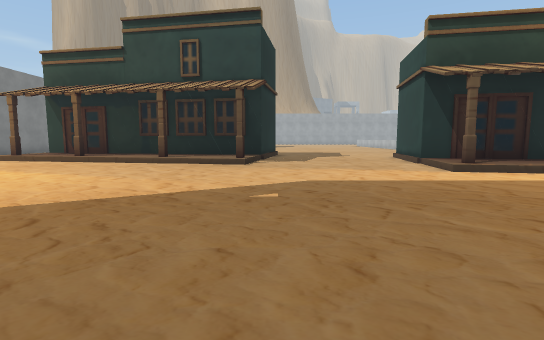
[1] (above)

24 first-person views from a walk through a Unity game level. The camera is 1.3 m above the floor, tilts 6° down and sees 85° across. The floor is counted in squares, 2 m on a side. Each view is taken from the middle of a square. On the plan, view 1 faces up. The plan holds only what a view shows up to about 9 squares ahead; the rest is blank. The place goes on beyond the plan. The player is left out. Some surface patterns are stand-ins.

[2]
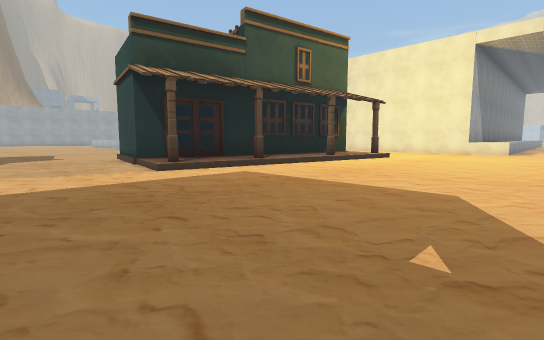

[3]
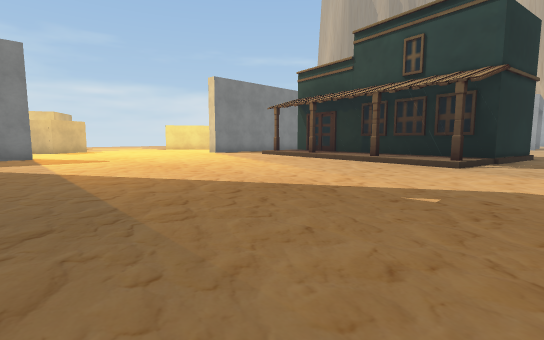

[4]
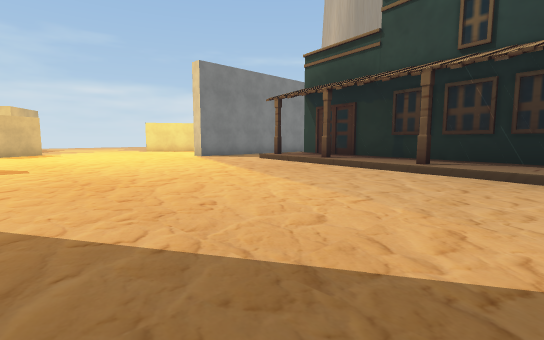

[5]
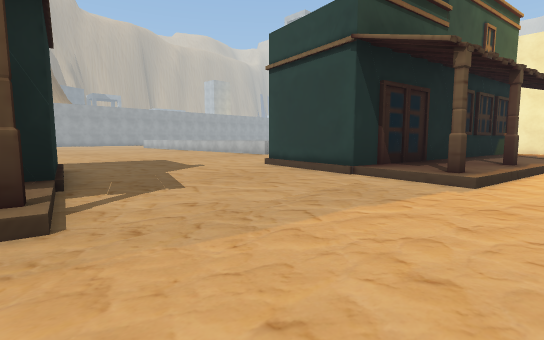

[6]
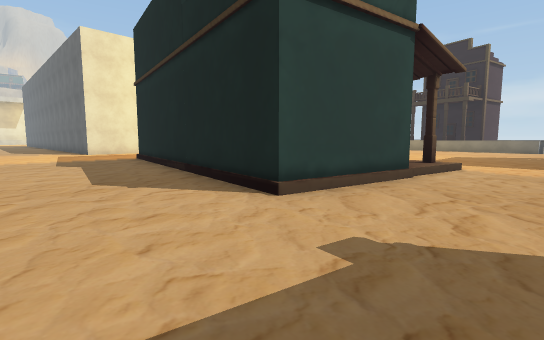

[7]
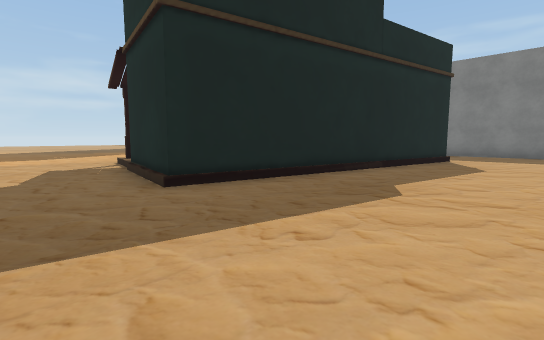

[8]
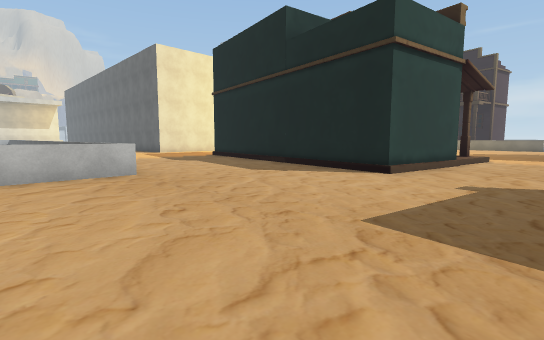

[9]
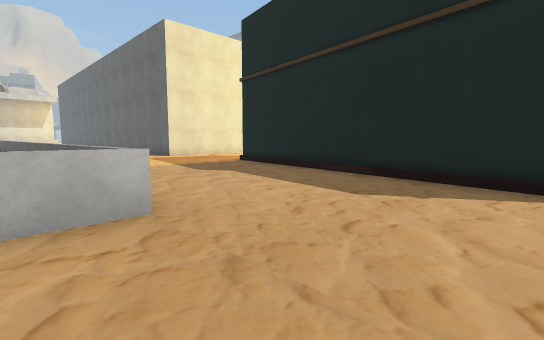

[10]
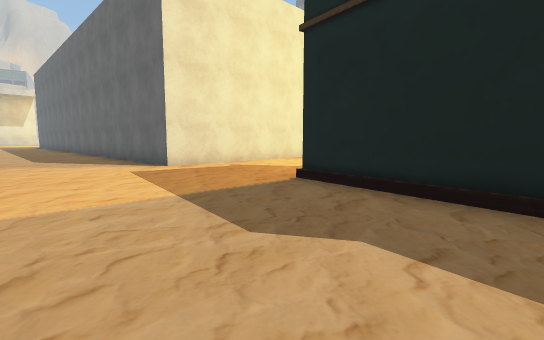

[11]
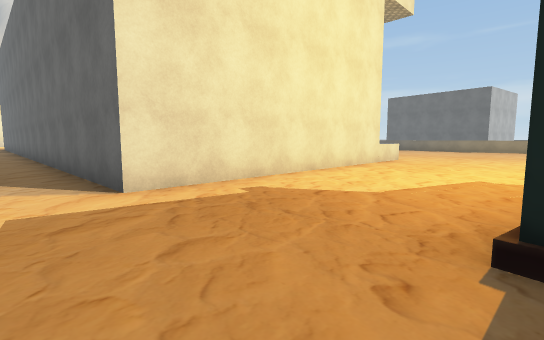

[12]
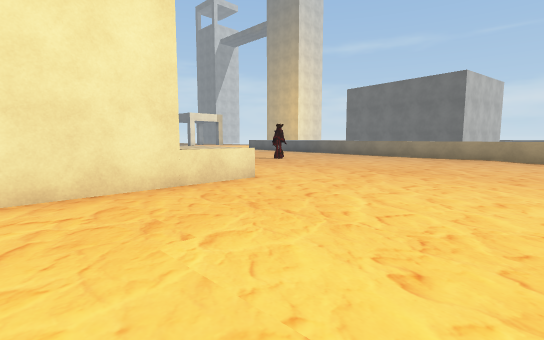

[13]
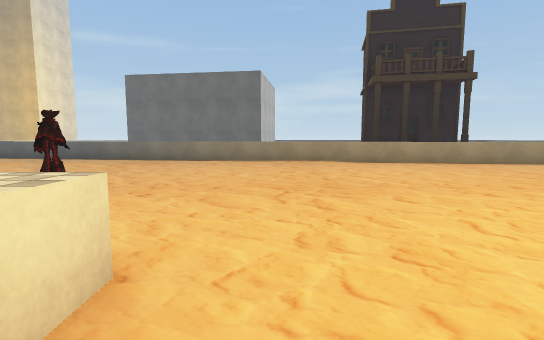

[14]
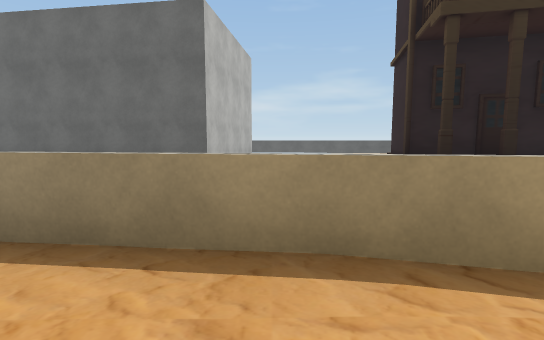

[15]
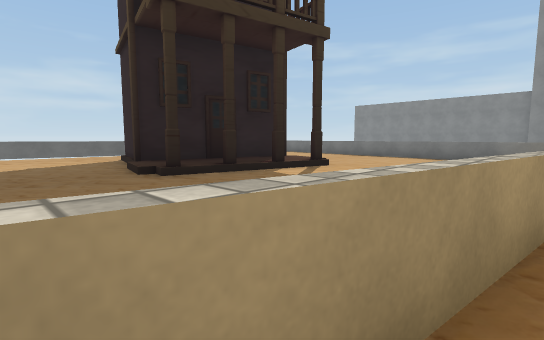

[16]
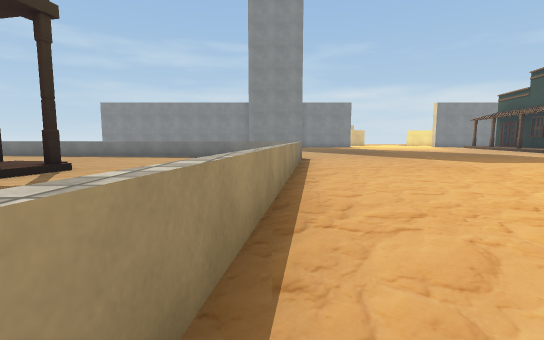

[17]
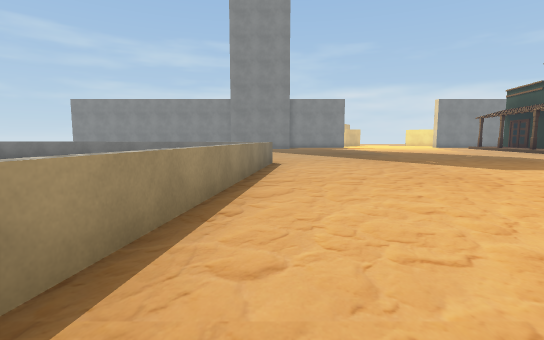

[18]
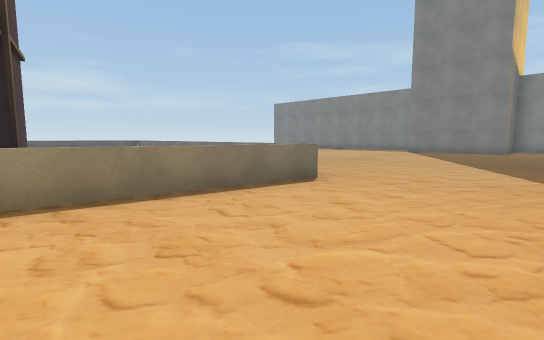

[19]
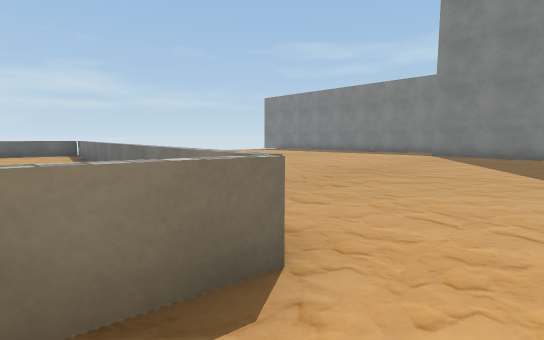

[20]
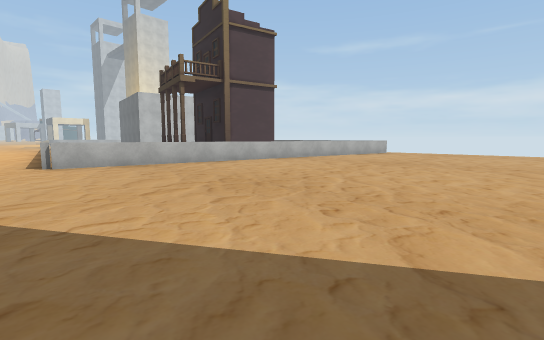

[21]
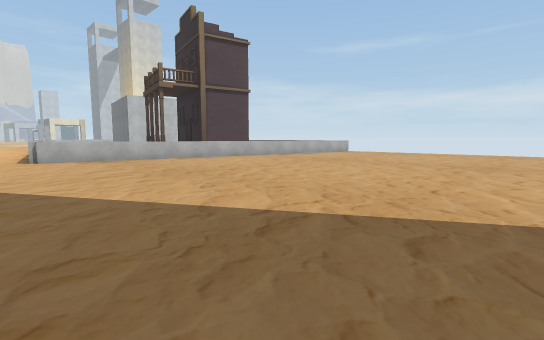

[22]
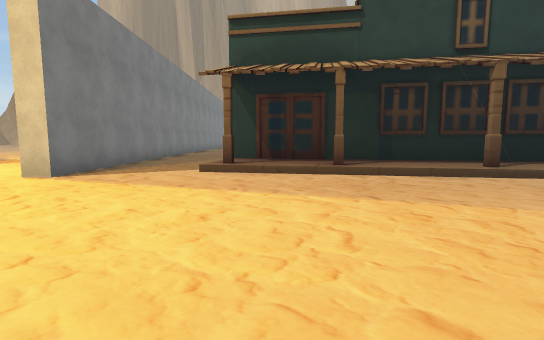

[23]
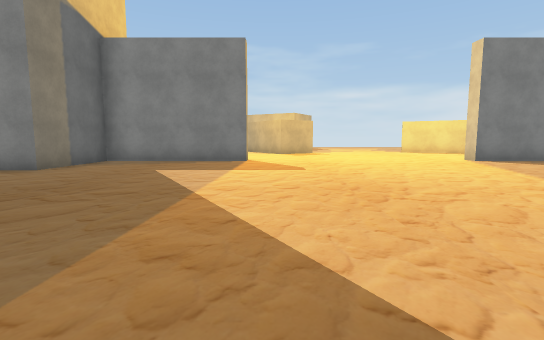

[24]
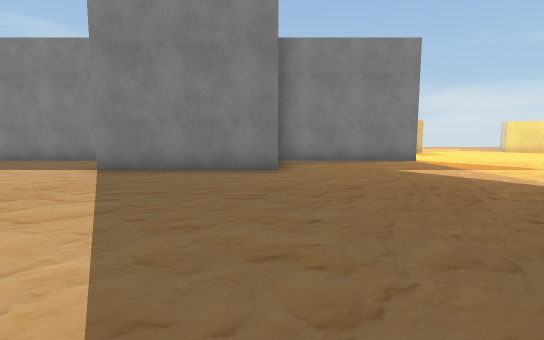

### Floor plan
Key: @ floor where view 1 was taken; # wall or solid block; . main floor; : floor 0.25 m higher than the main floor; / step, stairs or slope; = window, fence, low wall or low ledge; ^ raised ledge; O other object.
Columns run from 11 left of view 1 to 19 right of it. Each row starts with its distance up from view 1.
 16     ...............=
 15    ................=
 14    ................==========
 13     OOOO......................
 12 #..     OOOO...................
 11 #..OOOO    O...................
 10 #..    OOOO/....OOOO...........
  9 #..O:O     ....O  O OOOO...####
  8 #.....//O:O....OOOO     ...#
  7 .............../   OOOO/...#
  6 ...............O:O     ....#
  5 ..................//O O....#
  4 .....................  ....#
  3 ...................... ....#
  2 ...........................^^
  1 #............................
  0 #..........@..................
 -1 #.............................
 -2 #.............................#
 -3 #OOO...........................
 -4    O..........==...............
 -5    O..........= #======........
 -6    O..........=        #======.
 -7   ............=
 -8 #.............=.....
 -9 #............= ...O......
-10 #.  ........ = ...:OOO...
-11 #   .......  =   OO   ... #####
-12     ......   =   OOOOO... #   #
-13      ....    =   O   O... #
-14                      O...
-15                      O...
-16                       ..

Positions as (right, up) in squares from view 1, and headings:
1: (0, 0), facing up
2: (1, 0), facing up-right
3: (1, 0), facing up-left
4: (-1, 2), facing up-left
5: (-1, 5), facing up-right
6: (2, 13), facing down-right
7: (2, 16), facing down-left
8: (2, 16), facing down-right
9: (5, 15), facing down-right
10: (9, 13), facing down-right
11: (12, 11), facing down-right
12: (12, 5), facing down-right
13: (15, 3), facing down
14: (14, -4), facing down
15: (13, -5), facing down-left
16: (13, -5), facing left
17: (11, -4), facing left
18: (7, -1), facing down-left
19: (4, -3), facing down-left
20: (-5, -3), facing down-right
21: (-7, -3), facing down-right
22: (-7, 3), facing up
23: (-2, 2), facing left
24: (-2, -3), facing left
